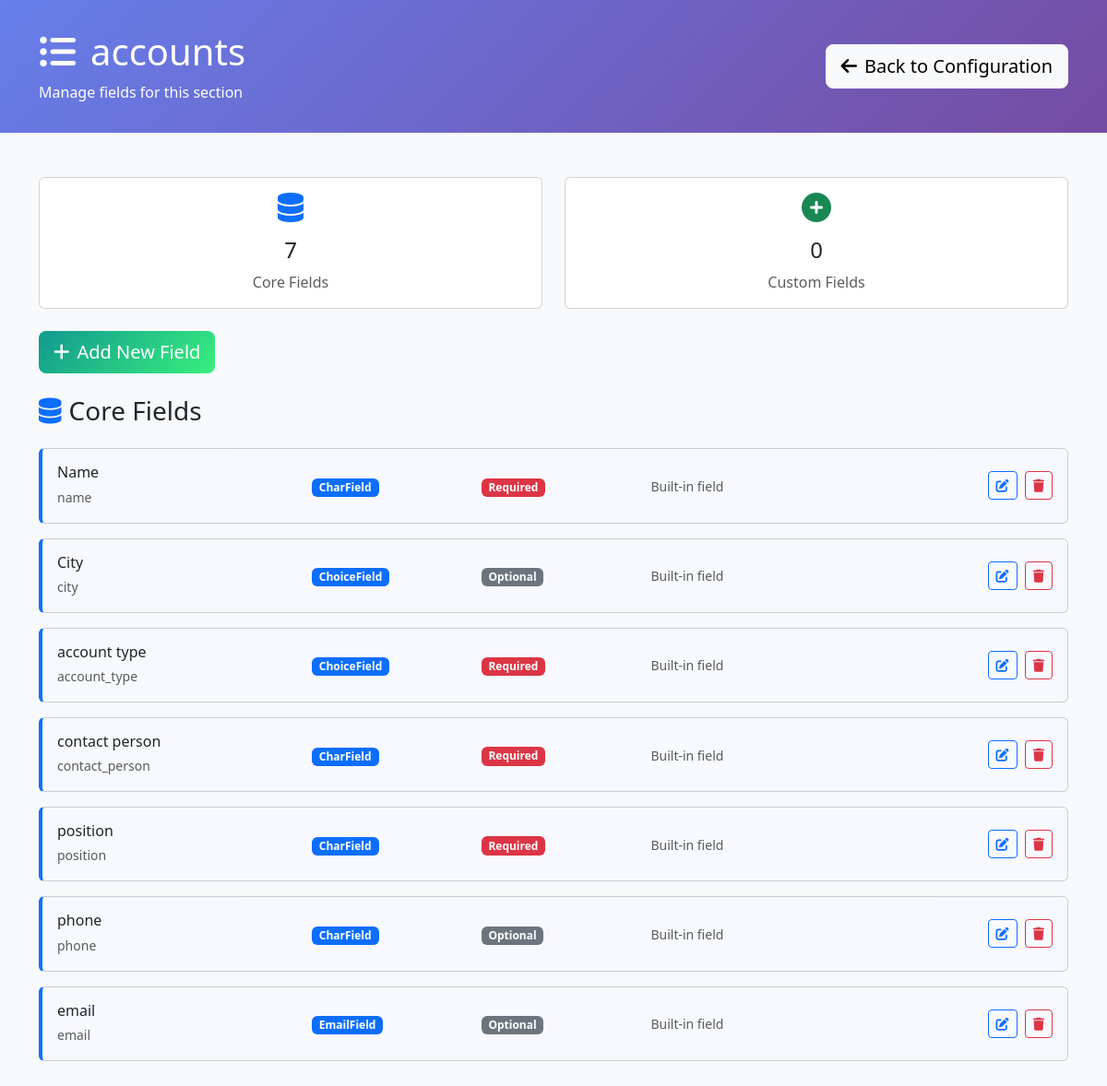
/configuration/section/5/ (signed in), run on the app's committed database.
### requests/models.py (models this page shows, shortened)
class DynamicSection(models.Model):
    name = models.CharField(max_length=255, unique=True, help_text="Internal section name")
    display_name = models.CharField(max_length=255, help_text="Display name shown to users")
    description = models.TextField(blank=True, help_text="Description of this section's purpose")
    order = models.IntegerField(default=100, help_text="Display order")
    is_core_section = models.BooleanField(default=False, help_text="True if this represents an existing admin model")
    source_model = models.CharField(max_length=255, blank=True, help_text="Full model name (e.g. 'accounts.Account') for core sections")
    created_at = models.DateTimeField(auto_now_add=True)
    updated_at = models.DateTimeField(auto_now=True)
    class Meta:
        verbose_name = "Dynamic Section"
        verbose_name_plural = "Dynamic Sections"
        ordering = ['is_core_section', 'order', 'name']

class DynamicField(models.Model):
    FIELD_TYPES = [
        ('char', 'Text (Short)'),
        ('text', 'Text (Long)'),
        ('email', 'Email'),
        ('url', 'URL'),
        ('slug', 'Slug'),
        ('integer', 'Integer'),
        ('decimal', 'Decimal'),
        ('float', 'Float'),
        ('date', 'Date'),
        ('datetime', 'Date & Time'),
        ('time', 'Time'),
        ('boolean', 'Checkbox (Yes/No)'),
        ('choice', 'Dropdown (Single Choice)'),
        ('multiple_choice', 'Multiple Choice'),
        ('file', 'File Upload'),
        ('image', 'Image Upload'),
        ('foreign_key', 'Link to Another Model'),
        ('many_to_many', 'Multiple Links'),
        ('json', 'JSON Data'),
    ]
    model = models.ForeignKey(DynamicModel, on_delete=models.CASCADE, related_name='fields', null=True, blank=True)
    section = models.ForeignKey(DynamicSection, on_delete=models.CASCADE, related_name='fields', null=True, blank=True)
    name = models.CharField(max_length=100, help_text="Field name in database (lowercase, underscores)")
    display_name = models.CharField(max_length=100, help_text="Label shown in forms")
    field_type = models.CharField(max_length=20, choices=FIELD_TYPES)
    is_core_field = models.BooleanField(default=False, help_text="True if this represents an existing model field")
    CORE_MODE_CHOICES = [
        ('override', 'Override Existing Field'),
        ('create', 'Create New Core Field'),
    ]
    STORAGE_CHOICES = [
        ('model_field', 'Store in Model Field'),
        ('value_store', 'Store in DynamicFieldValue'),
    ]
    core_mode = models.CharField(
        max_length=20,
        choices=CORE_MODE_CHOICES,
        default='override',
        help_text="Whether to override existing field or create new one"
    )
    model_field_name = models.CharField(
        max_length=100,
        blank=True,
        help_text="Name of existing model field to override (required for override mode)"
    )
    storage = models.CharField(
        max_length=20,
        choices=STORAGE_CHOICES,
        default='value_store',
        help_text="Where to store field values"
    )
    required = models.BooleanField(default=False)
    default_value = models.TextField(blank=True, help_text="Default value (JSON format for complex types)")
    help_text = models.CharField(max_length=200, blank=True)
    max_length = models.PositiveIntegerField(null=True, blank=True, help_text="For text fields")
    max_digits = models.PositiveIntegerField(null=True, blank=True, help_text="For decimal fields")
    decimal_places = models.PositiveIntegerField(null=True, blank=True, help_text="For decimal fields")
    choices = models.JSONField(default=dict, help_text="For choice fields: {'value': 'display_name'}")
    related_model = models.CharField(max_length=100, blank=True, help_text="Model to link to (app.Model)")
    section_name = models.CharField(max_length=100, default='General', help_text="Form section name for grouping (legacy field)")
    order = models.PositiveIntegerField(default=0, help_text="Order within section")
    is_active = models.BooleanField(default=True, help_text="Whether field is shown in forms")
    created_at = models.DateTimeField(auto_now_add=True)
    updated_at = models.DateTimeField(auto_now=True)
    class Meta:
        verbose_name = "Dynamic Field"
        verbose_name_plural = "Dynamic Fields"
        ordering = ['model', 'section', 'section_name', 'order']

### requests/configuration_views.py (the view, shortened to what this page needs)
# urls.py: path('section/<int:section_id>/', configuration_views.section_fields, name='section_fields'),
@staff_member_required
def section_fields(request, section_id):
    from requests.models import DynamicSection
    is_legacy_dynamic = request.GET.get('dynamic') == 'true'
    if is_legacy_dynamic:
        dynamic_model = get_object_or_404(DynamicModel, id=section_id)
        model_name = f"{dynamic_model.app_label}.{dynamic_model.name}"
        display_name = dynamic_model.display_name
        fields = DynamicField.objects.filter(
            model=dynamic_model,
            is_active=True
        ).order_by('section_name', 'order')
        section_type = 'legacy'
        model_fields = []  # Legacy models don't have core model fields
    else:
        section = get_object_or_404(DynamicSection, id=section_id)
        model_name = section.name
        display_name = section.display_name
        section_type = 'core' if section.is_core_section else 'custom'
        fields = section.fields.filter(is_active=True).order_by('order')
        if section.is_core_section:
            model_fields = []
            core_fields = fields.filter(is_core_field=True)
            for field in core_fields:
                choices_obj = {}
                try:
                    if field.choices and field.choices != '{}':
                        choices_obj = json.loads(field.choices)
                except (json.JSONDecodeError, ValueError):
                    choices_obj = {}
                model_fields.append({
                    'id': field.id,
                    'name': field.name,
                    'display_name': field.display_name,
                    'field_type': field.field_type,
                    'required': field.required,
                    'is_model_field': True,
                    'is_core_field': True,
                    'choices': choices_obj,  # Pass Python dict for json_script filter
                    'choices_script_id': f'choices-{field.id}'  # Pre-computed script ID
                })
        else:
            model_fields = []
    dynamic_fields = []
    for field in fields:
        if section_type == 'core' and field.is_core_field:
            continue
    context = {
        'section_id': section_id,
        'section_name': model_name,
        'display_name': display_name,
        'section_type': section_type,
        'source_model': getattr(section, 'source_model', '') if not is_legacy_dynamic else '',
        'model_fields': model_fields,
        'dynamic_fields': dynamic_fields,
        'all_fields': model_fields + dynamic_fields,
        'is_legacy_dynamic': is_legacy_dynamic,
        'is_core_section': section_type == 'core',
        'is_custom_section': section_type == 'custom'
    }
    return render(request, 'configuration/section_fields.html', context)

### requests/templates/configuration/section_fields.html (shortened to what this page needs)
<!DOCTYPE html>
<html lang="en">
<head>
    <link href="https://cdn.jsdelivr.net/npm/bootstrap@5.3.0/dist/css/bootstrap.min.css" rel="stylesheet">
    <link href="https://cdnjs.cloudflare.com/ajax/libs/font-awesome/6.0.0/css/all.min.css" rel="stylesheet">
</head>
<body class="bg-light">
    <div class="config-header">
        <div class="container">
            <div class="row align-items-center">
                <div class="col-md-8">
                    <h1 class="mb-2">
                        <i class="fas fa-list-ul me-3"></i>{{ display_name }}
                    </h1>
                    <p class="mb-0 opacity-90">
                        Manage fields for this section
                    </p>
                </div>
                <div class="col-md-4 text-end">
                    <a href="{% url 'configuration:dashboard' %}" class="btn btn-light btn-lg">
                        <i class="fas fa-arrow-left me-2"></i>Back to Configuration
                    </a>
                </div>
            </div>
        </div>
    </div>
    <div class="container my-5">
        <div class="row mb-4">
            <div class="col-md-6">
                <div class="card text-center">
                    <div class="card-body">
                        <i class="fas fa-database fa-2x text-primary mb-3"></i>
                        <h4>{{ model_fields|length }}</h4>
                        <p class="text-muted mb-0">Core Fields</p>
                    </div>
                </div>
            </div>
            <div class="col-md-6">
                <div class="card text-center">
                    <div class="card-body">
                        <i class="fas fa-plus-circle fa-2x text-success mb-3"></i>
                        <h4>{{ dynamic_fields|length }}</h4>
                        <p class="text-muted mb-0">Custom Fields</p>
                    </div>
                </div>
            </div>
        </div>
        <div class="row mb-4">
            <div class="col-12">
                <button class="btn btn-add-field btn-lg" onclick="showAddFieldModal()">
                    <i class="fas fa-plus me-2"></i>Add New Field
                </button>
            </div>
        </div>
        {% if model_fields %}
        <div class="row">
            <div class="col-12">
                <h3 class="mb-4">
                    <i class="fas fa-database me-2 text-primary"></i>Core Fields
                </h3>
                {% for field in model_fields %}
                <div class="card field-card model-field mb-3" data-field-id="{{ field.id }}">
                    <div class="card-body">
                        <div class="row align-items-center">
                            <div class="col-md-3">
                                <h6 class="mb-1 field-title">{{ field.display_name }}</h6>
                                <small class="text-muted">{{ field.name }}</small>
                            </div>
                            <div class="col-md-2">
                                <span class="badge bg-primary field-type-badge" data-type="{{ field.field_type }}">{{ field.field_type }}</span>
                            </div>
                            <div class="col-md-2">
                                {% if field.required %}
                                <span class="badge bg-danger">Required</span>
                                {% else %}
                                <span class="badge bg-secondary">Optional</span>
                                {% endif %}
                            </div>
                            <div class="col-md-3">
                                <small class="text-muted">Built-in field</small>
                            </div>
                            <div class="col-md-2 text-end">
                                <button class="btn btn-outline-primary btn-sm me-1"
                                        onclick="editField({{ field.id }}, 'model')">
                                    <i class="fas fa-edit"></i>
                                </button>
                                <button class="btn btn-outline-danger btn-sm"
                                        onclick="deleteField({{ field.id }}, '{{ field.display_name }}')">
                                    <i class="fas fa-trash"></i>
                                </button>
                            </div>
                        </div>
                    </div>
                </div>
                {% endfor %}
            </div>
        </div>
        {% endif %}
    </div>
</body>
</html>

### requests/templates/configuration/section_fields.html (style rules this page uses)
.config-header { background: linear-gradient(135deg, #667eea 0%, #764ba2 100%); color: white; padding: 2rem 0; }
.field-card { transition: all 0.3s ease; border-left: 4px solid #dee2e6; }
.field-card.model-field { border-left-color: #0d6efd; background-color: #f8f9ff; }
.field-type-badge { font-size: 0.75rem; padding: 0.25rem 0.5rem; }
.btn-add-field { background: linear-gradient(135deg, #11998e 0%, #38ef7d 100%); border: none; color: white; }

### data on the page
DynamicSection: display_name "accounts"
DynamicField: display_name "Name", name "name", field_type "CharField"
DynamicField: display_name "City", name "city", field_type "ChoiceField"
DynamicField: display_name "account type", name "account_type", field_type "ChoiceField"
DynamicField: display_name "contact person", name "contact_person", field_type "CharField"
DynamicField: display_name "position", name "position", field_type "CharField"
DynamicField: display_name "phone", name "phone", field_type "CharField"
DynamicField: display_name "email", name "email", field_type "EmailField"

### other printed values
{{ model_fields|length }} "7"
{{ dynamic_fields|length }} "0"
